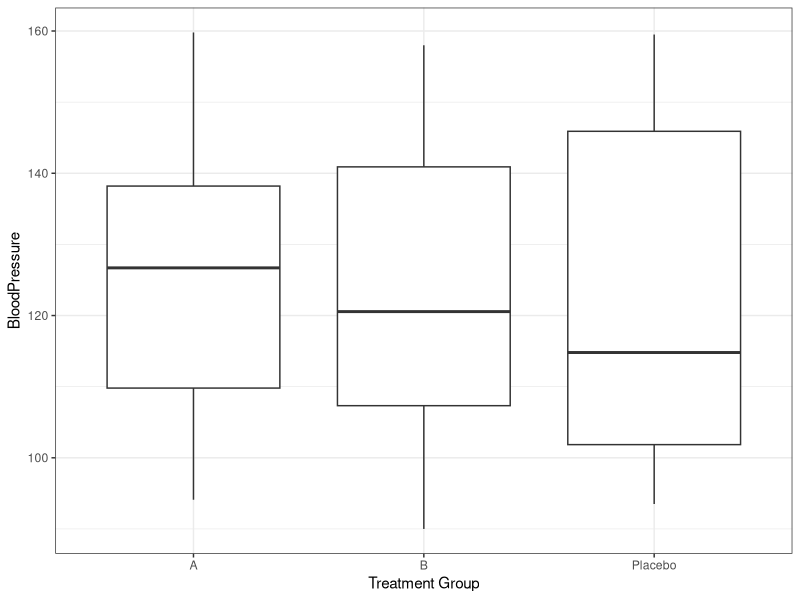
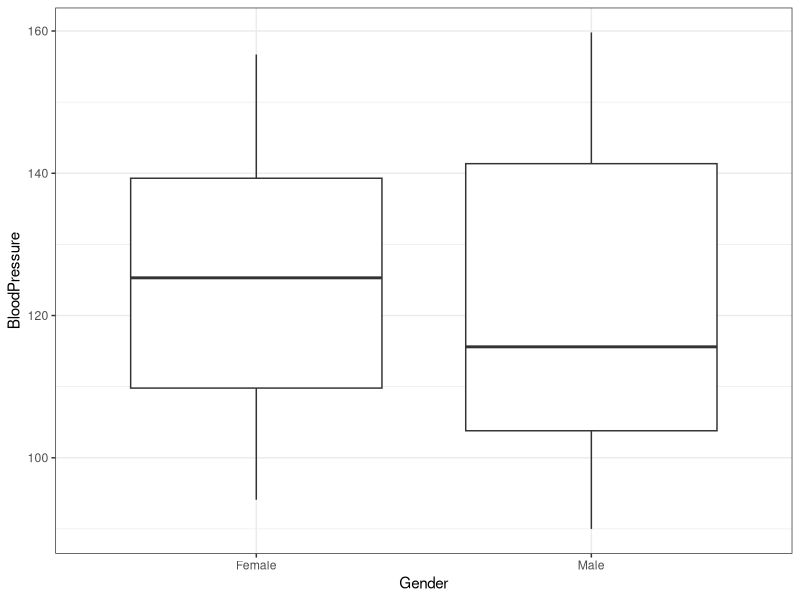
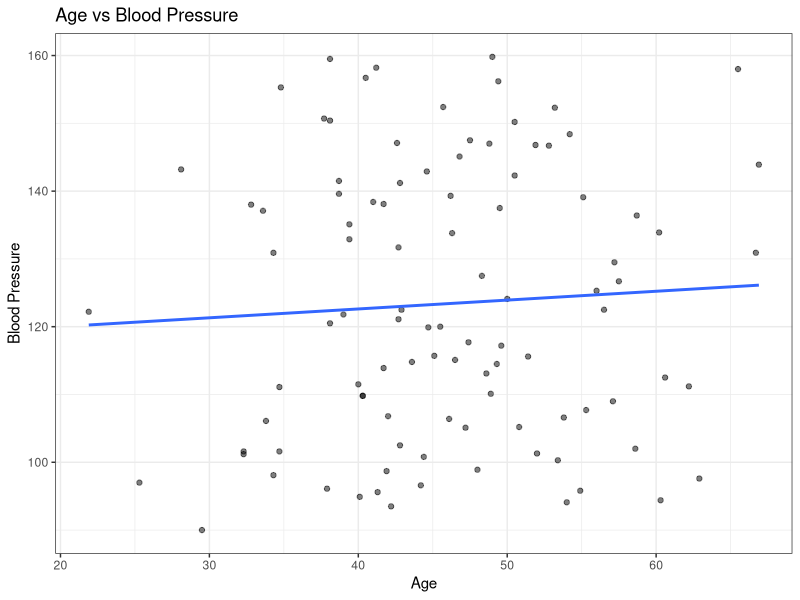
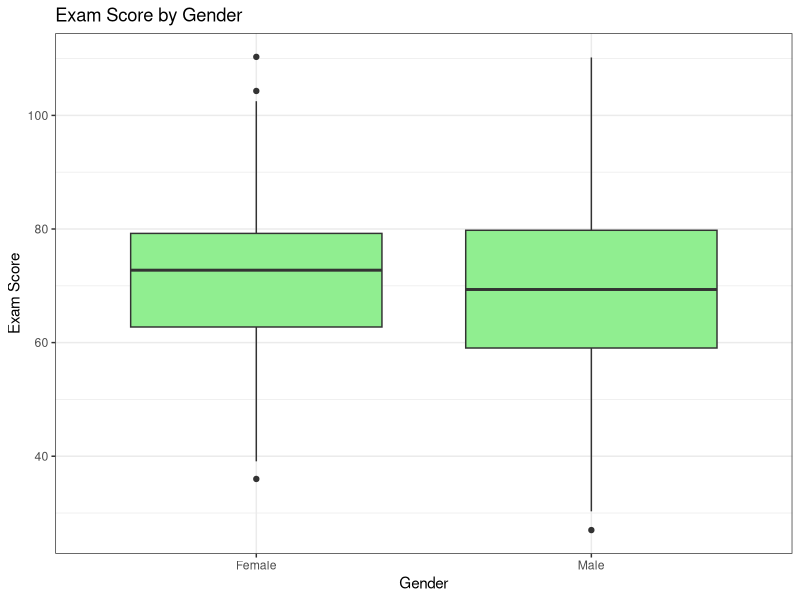
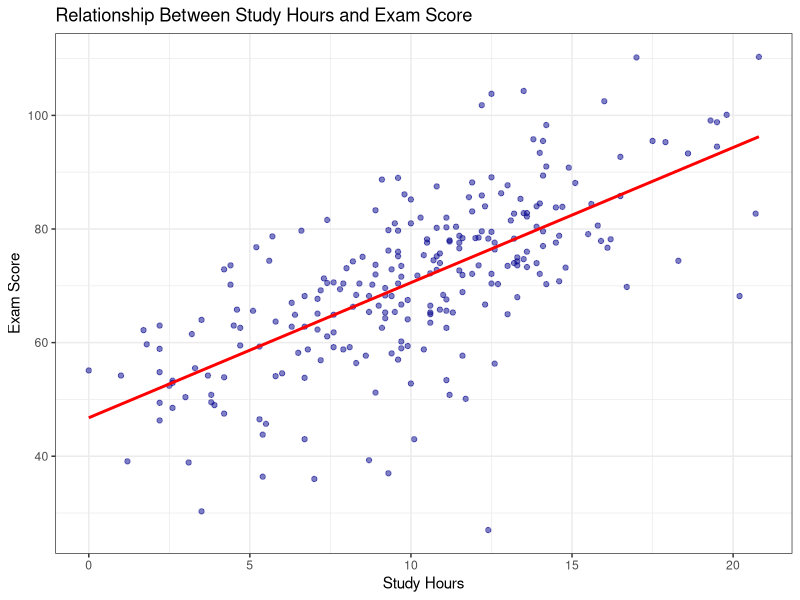
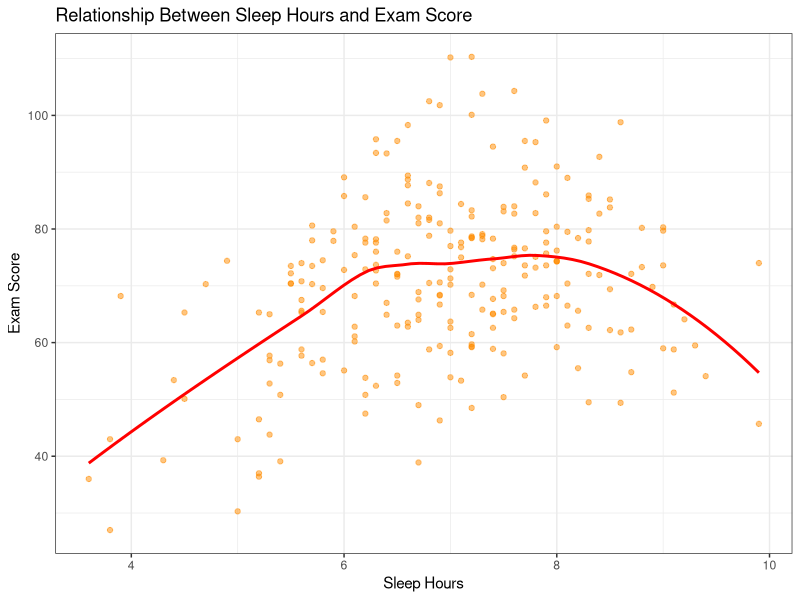
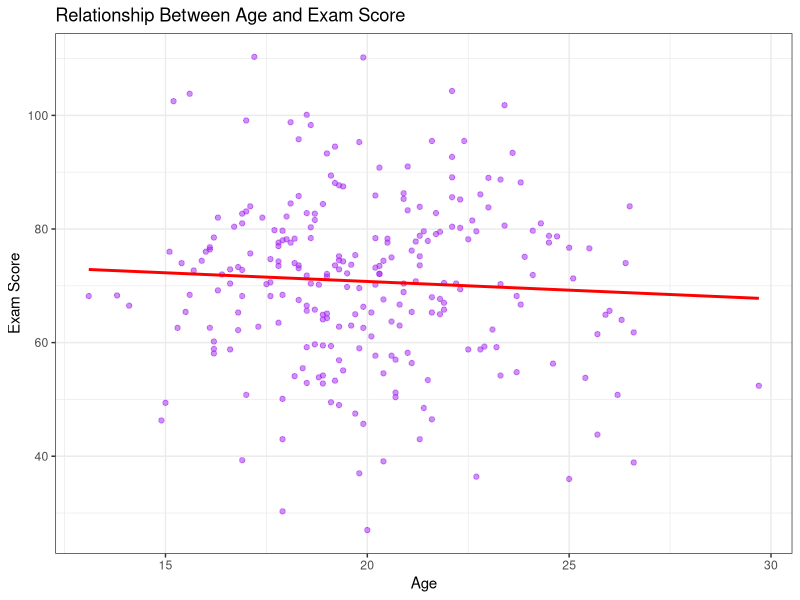

Reproduce these figures in R, in order.
## ---- chunk 1
# make sure the packages are installed
# Load required packages
library(dplyr)
library(purrr)
library(lubridate)
library(ggplot2)

# Set a seed for reproducibility
set.seed(123)
# Define the number of observations (patients) to generate
n_patients <- 100

syn_dat <- data.frame(
  PatientID = numeric(n_patients),
  Age = numeric(n_patients),
  Gender = character(n_patients),
  TreatmentGroup = character(n_patients),
    BloodPressure = numeric(n_patients)
)

#Patient ID
syn_dat$PatientID <- 1:n_patients

#Age (numeric variable)
syn_dat$Age <- round(rnorm(n_patients, mean = 45, sd = 10), 1)

#Gender (categorical variable)
syn_dat$Gender <- purrr::map_chr(sample(c("Male", "Female"), n_patients, replace = TRUE), as.character)

#Treatment Group (categorical variable)
syn_dat$TreatmentGroup <- purrr::map_chr(sample(c("A", "B", "Placebo"), n_patients, replace = TRUE), as.character)

#Blood Pressure (numeric variable)
syn_dat$BloodPressure <- round(runif(n_patients, min = 90, max = 160), 1)

head(syn_dat)
## ---- chunk 2
# ggplot2 boxplot for blood pressure by treatment group
ggplot(syn_dat, aes(x = TreatmentGroup, y = BloodPressure)) +
  geom_boxplot() +
  labs(x = "Treatment Group", y = "BloodPressure") +
  theme_bw()


# ggplot2 boxplot for blood pressure by gender
ggplot(syn_dat, aes(x = Gender, y = BloodPressure)) +
  geom_boxplot() +
  labs(x = "Gender", y = "BloodPressure") +
  theme_bw()

#ggplot2 scatterplot for blood pressure by age
ggplot(syn_dat, aes(x = Age, y = BloodPressure)) +
  geom_point(alpha = 0.5) +
  geom_smooth(method = "lm", se = FALSE) +
  labs(
    title = "Age vs Blood Pressure",
    x = "Age",
    y = "Blood Pressure"
  ) +
  theme_bw()
## ---- chunk 3
lm_bp <- lm(BloodPressure ~ Age + Gender + TreatmentGroup, data = syn_dat)
summary(lm_bp)

glm_bp <- lm(BloodPressure ~ Age + Gender + TreatmentGroup, data = syn_dat)
summary(lm_bp)
## ---- chunk 4
set.seed(123)

# Number of students
n_students <- 250

# Generate synthetic data
syn_students <- data.frame(
    studentID = numeric(n_students),
    Age = numeric(n_students),
    Gender = character(n_students),
    SleepHours = numeric(n_students),
    StudyHours = numeric(n_students),
    ExamScore = numeric(n_students)
)
#Student ID
syn_students$studentID <- 1:n_students

#Age (numeric variable)
syn_students$Age <- round(rnorm(n_students, mean = 20, sd = 3), 1)

#Gender (categorical variable)
syn_students$Gender <- purrr::map_chr(sample(c("Male", "Female"), n_students, replace = TRUE), as.character)

#Sleep Hours (numeric variable)
syn_students$SleepHours <- round(rnorm(n_students, mean = 7, sd = 1.2), 1)

#Study Hours (numeric variable)
syn_students$StudyHours <- round(rnorm(n_students, mean = 10, sd = 4), 1)

#Exam Scores (numeric variable) #AI was used to help generate the Exam Score Dependencies
syn_students$ExamScore <- round(50 + 2.5 * syn_students$StudyHours + -3 * (syn_students$SleepHours - 7.5)^2 +
     rnorm(n_students, mean = 0, sd = 8), 1 )

head(syn_students)

#Save as RDS
saveRDS(syn_students, file = "synthetic_students.rds")
## ---- chunk 5
#Boxplot of Exam Score by Gender
plot1 <- ggplot(syn_students, aes(x = Gender, y = ExamScore)) +
  geom_boxplot(fill = "lightgreen") +
  labs(
    x = "Gender",
    y = "Exam Score",
    title = "Exam Score by Gender"
  ) +
  theme_bw()

#Scatterplot: Study Hours vs Exam Score
plot2 <- ggplot(syn_students, aes(x = StudyHours, y = ExamScore)) +
  geom_point(alpha = 0.5, color = "darkblue") +
  geom_smooth(method = "lm", se = FALSE, color = "red") +
  labs(
    x = "Study Hours",
    y = "Exam Score",
    title = "Relationship Between Study Hours and Exam Score"
  ) +
  theme_bw()

#Scatterplot: Sleep Hours vs Exam Score 
plot3 <- ggplot(syn_students, aes(x = SleepHours, y = ExamScore)) +
  geom_point(alpha = 0.5, color = "darkorange") +
  geom_smooth(se = FALSE, color = "red") +
  labs(
    x = "Sleep Hours",
    y = "Exam Score",
    title = "Relationship Between Sleep Hours and Exam Score"
  ) +
  theme_bw()

#Scatterplot: Age vs Exam Score
plot4 <- ggplot(syn_students, aes(x = Age, y = ExamScore)) +
  geom_point(alpha = 0.5, color = "purple") +
  geom_smooth(method = "lm", se = FALSE, color = "red") +
  labs(
    x = "Age",
    y = "Exam Score",
    title = "Relationship Between Age and Exam Score"
  ) +
  theme_bw()

plots <- list(plot1, plot2, plot3, plot4)
filenames <- c("gender_vs_score.png", "study_vs_score.png", "sleep_vs_score.png", "age_vs_score.png")

for(i in seq_along(plots)) {
  ggsave(
    filename = file.path("figures", filenames[i]),
    plot = plots[[i]],
    width = 6,
    height = 4,
    dpi = 300
  )
}
## ---- chunk 6
lm_es <- lm(ExamScore ~ SleepHours + StudyHours, data = syn_students)
summary(lm_es)

glm_es <- glm(ExamScore ~ SleepHours + StudyHours, data = syn_students, family = gaussian())
summary(glm_es)
